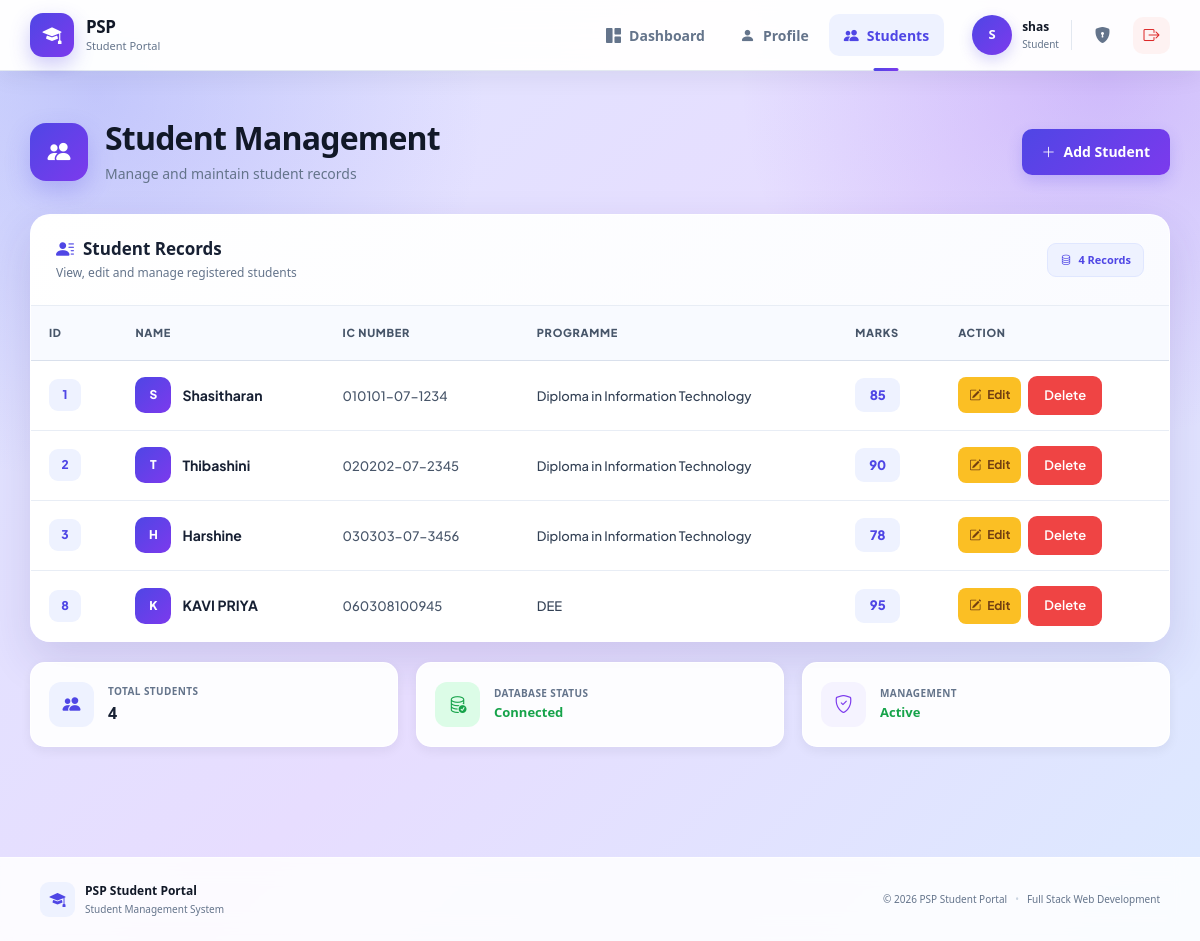
The app's page /controllers/StudentController.php?action=index (signed in) with its own data.
### tables this page shows
CREATE TABLE `students` (
  `id` int(11) NOT NULL,
  `name` varchar(100) NOT NULL,
  `ic` varchar(20) NOT NULL,
  `program` varchar(150) NOT NULL,
  `marks` int(11) NOT NULL,
  `profile_picture` varchar(255) DEFAULT NULL
);

### models/Student.php (called while the page is built, shortened)
<?php
class Student
{
    private $conn;
    public function __construct($conn)
    {
        $this->conn = $conn;
    }
    public function getAllStudents()
    {
        $sql = "SELECT id, name, ic, program, marks FROM students";
        $stmt = $this->conn->prepare($sql);
        $stmt->execute();
        $result = $stmt->get_result();
        return $result;
    }
}
?>

### views/students/index.php (the view, shortened to what this page needs)
<!DOCTYPE html>
<html lang="en">
<head>
    <?php
    require_once __DIR__ . '/../layouts/header.php';
    ?>
    <link
        href="https://cdn.jsdelivr.net/npm/bootstrap@5.3.3/dist/css/bootstrap.min.css"
        rel="stylesheet"
    >
</head>
<body>
<div class="students-page">
    <div class="students-page-header">
        <div class="students-page-heading">
            <div class="students-title-row">
                <div class="students-title-icon">
                    <i class="bi bi-people-fill"></i>
                </div>
                <div>
                    <h1 class="students-page-title">
                        Student Management
                    </h1>
                    <p class="students-page-description">
                        Manage and maintain student records
                    </p>
                </div>
            </div>
        </div>
        <a
            href="/PSP_Student_Portal/controllers/StudentController.php?action=create"
            class="students-add-button"
        >
            <i class="bi bi-plus-lg"></i>
            <span>
                Add Student
            </span>
        </a>
    </div>
    <div class="students-table-card">
        <div class="students-table-header">
            <div>
                <h2 class="students-table-title">
                    <i class="bi bi-person-lines-fill"></i>
                    Student Records
                </h2>
                <p class="students-table-description">
                    View, edit and manage registered students
                </p>
            </div>
            <div class="students-record-badge">
                <i class="bi bi-database"></i>
                <span>
                    <?= ($students) ? $students->num_rows : 0 ?>
                    Records
                </span>
            </div>
        </div>
        <div class="students-table-wrapper">
            <table class="students-table">
                <thead>
                    <tr>
                        <th class="student-id-column">
                            ID
                        </th>
                        <th>
                            Name
                        </th>
                        <th>
                            IC Number
                        </th>
                        <th>
                            Programme
                        </th>
                        <th class="student-marks-column">
                            Marks
                        </th>
                        <th class="student-action-column">
                            Action
                        </th>
                    </tr>
                </thead>
                <tbody>
                <?php if ($students && $students->num_rows > 0): ?>
                    <?php while ($student = $students->fetch_assoc()): ?>
                        <tr>
                            <td>
                                <span class="student-id">
                                    <?= htmlspecialchars($student['id']) ?>
                                </span>
                            </td>
                            <td>
                                <div class="student-name-wrapper">
                                    <div class="student-avatar-small">
                                        <?= strtoupper(
                                            substr(
                                                htmlspecialchars($student['name']),
                                                0,
                                                1
                                            )
                                        ) ?>
                                    </div>
                                    <span class="student-name">
                                        <?= htmlspecialchars($student['name']) ?>
                                    </span>
                                </div>
                            </td>
                            <td>
                                <span class="student-ic">
                                    <?= htmlspecialchars($student['ic']) ?>
                                </span>
                            </td>
                            <td>
                                <span class="student-program">
                                    <?= htmlspecialchars($student['program']) ?>
                                </span>
                            </td>
                            <td>
                                <span class="student-mark">
                                    <?= htmlspecialchars($student['marks']) ?>
                                </span>
                            </td>
                            <td>
                                <div class="student-actions">
                                    <a
                                        href="/PSP_Student_Portal/controllers/StudentController.php?action=edit&id=<?= $student['id'] ?>"
                                        class="student-edit-button"
                                    >
                                        <i class="bi bi-pencil-square"></i>
                                        <span>
                                            Edit
                                        </span>
                                    </a>
                                    <form
    action="/PSP_Student_Portal/controllers/StudentController.php?action=delete"
    method="POST"
    style="display: inline;"
    onsubmit="return confirm('Are you sure you want to delete this student?');"
>
    <button
        type="submit"
        class="btn btn-danger"
    >
        Delete
    </button>
</form>
                                </div>
                            </td>
                        </tr>
                    <?php endwhile; ?>
                <?php endif; ?>
                </tbody>
            </table>
        </div>
    </div>
    <div class="students-info-grid">
        <div class="students-info-card">
            <div class="students-info-icon blue">
                <i class="bi bi-people-fill"></i>
            </div>
            <div>
                <span class="students-info-label">
                    Total Students
                </span>
                <strong class="students-info-number">
                    <?= ($students) ? $students->num_rows : 0 ?>
                </strong>
            </div>
        </div>
        <div class="students-info-card">
            <div class="students-info-icon green">
                <i class="bi bi-database-check"></i>
            </div>
            <div>
                <span class="students-info-label">
                    Database Status
                </span>
                <strong class="students-info-status">
                    Connected
                </strong>
            </div>
        </div>
        <div class="students-info-card">
            <div class="students-info-icon purple">
                <i class="bi bi-shield-check"></i>
            </div>
            <div>
                <span class="students-info-label">
                    Management
                </span>
                <strong class="students-info-status">
                    Active
                </strong>
            </div>
        </div>
    </div>
</div>
<?php
require_once __DIR__ . '/../layouts/footer.php';
?>
</body>
</html>

### controllers/StudentController.php (shortened to what this page needs)
<?php
require_once __DIR__ . '/../config/database.php';
require_once __DIR__ . '/../models/Student.php';
$studentModel = new Student($conn);
$action = $_GET['action'] ?? 'index';
if ($action === 'index') {
    $students = $studentModel->getAllStudents();
    require_once __DIR__ . '/../views/students/index.php';
}
elseif ($action === 'create') {
    require_once __DIR__ . '/../views/students/create.php';
}
else {
    header(
        "Location: StudentController.php?action=index"
    );
    exit;
}
?>

### views/layouts/header.php (shortened to what this page needs)
<?php
$currentPage = basename($_SERVER['PHP_SELF']);
?>
<!DOCTYPE html>
<html lang="en">
<head>
    <link
        href="https://cdn.jsdelivr.net/npm/bootstrap@5.3.3/dist/css/bootstrap.min.css"
        rel="stylesheet"
    >
    <link
        rel="stylesheet"
        href="https://cdn.jsdelivr.net/npm/bootstrap-icons@1.11.3/font/bootstrap-icons.min.css"
    >
    <link
        rel="stylesheet"
        href="/PSP_Student_Portal/public/css/style.css"
    >
</head>
<body>
<nav class="main-navbar">
    <div class="navbar-container">
        <a
            href="/PSP_Student_Portal/dashboard.php"
            class="brand"
        >
            <div class="brand-icon">
                <i class="bi bi-mortarboard-fill"></i>
            </div>
            <div class="brand-text">
                <span class="brand-title">
                    PSP
                </span>
                <span class="brand-subtitle">
                    Student Portal
                </span>
            </div>
        </a>
        <?php if (isset($_SESSION['user_id'])): ?>
            <div class="desktop-navigation">
                <a
                    href="/PSP_Student_Portal/dashboard.php"
                    class="nav-item-custom <?= $currentPage === 'dashboard.php' ? 'active' : '' ?>"
                >
                    <i class="bi bi-grid-1x2-fill"></i>
                    <span>
                        Dashboard
                    </span>
                </a>
                <a
                    href="/PSP_Student_Portal/controllers/ProfileController.php"
                    class="nav-item-custom <?= strpos($_SERVER['REQUEST_URI'], 'ProfileController') !== false ? 'active' : '' ?>"
                >
                    <i class="bi bi-person-fill"></i>
                    <span>
                        Profile
                    </span>
                </a>
                <a
                    href="/PSP_Student_Portal/controllers/StudentController.php?action=index"
                    class="nav-item-custom <?= strpos($_SERVER['REQUEST_URI'], 'StudentController') !== false ? 'active' : '' ?>"
                >
                    <i class="bi bi-people-fill"></i>
                    <span>
                        Students
                    </span>
                </a>
            </div>
            <div class="user-area">
                <div class="user-info">
                    <div class="user-avatar">
                        <?= strtoupper(
                            substr(
                                $_SESSION['username'],
                                0,
                                1
                            )
                        ) ?>
                    </div>
                    <div class="user-details">
                        <span class="user-name">
                            <?= htmlspecialchars(
                                $_SESSION['username']
                            ) ?>
                        </span>
                        <span class="user-role">
                            Student
                        </span>
                    </div>
                </div>
                <a
                    href="/PSP_Student_Portal/controllers/PasswordController.php?action=change"
                    class="icon-button"
                    title="Account Security"
                >
                    <i class="bi bi-shield-lock-fill"></i>
                </a>
                <a
                    href="/PSP_Student_Portal/controllers/AuthController.php?action=logout"
                    class="logout-button"
                    title="Logout"
                >
                    <i class="bi bi-box-arrow-right"></i>
                </a>
            </div>
        <?php endif; ?>
    </div>
</nav>
<main class="main-content">

### views/layouts/footer.php (shortened to what this page needs)
<footer class="main-footer">
    <div class="footer-container">
        <div class="footer-brand">
            <div class="footer-logo">
                <i class="bi bi-mortarboard-fill"></i>
            </div>
            <div>
                <strong>
                    PSP Student Portal
                </strong>
                <span>
                    Student Management System
                </span>
            </div>
        </div>
        <div class="footer-right">
            <span>
                © <?= date('Y') ?> PSP Student Portal
            </span>
            <span class="footer-dot">
                •
            </span>
            <span>
                Full Stack Web Development
            </span>
        </div>
    </div>
</footer>
</body>
</html>

### records on screen
students: id "1", name "S", name "Shasitharan", ic "010101-07-1234", program "Diploma in Information Technology", marks "85"
students: id "2", name "T", name "Thibashini", ic "020202-07-2345", program "Diploma in Information Technology", marks "90"
students: id "3", name "H", name "Harshine", ic "030303-07-3456", program "Diploma in Information Technology", marks "78"
students: id "8", name "K", name "KAVI PRIYA", ic "060308100945", program "DEE", marks "95"

### other values on screen
$_SESSION['username'] "shas"
$students->num_rows "4"
